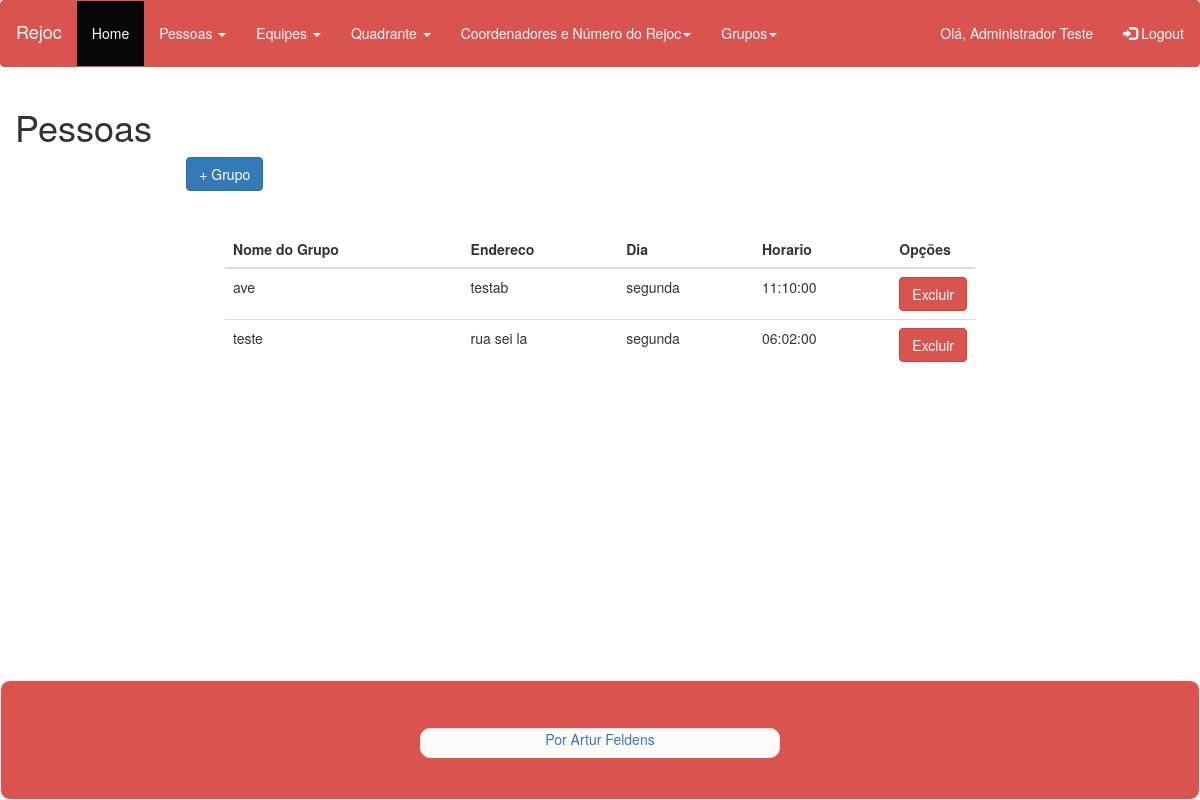
/view/grupo/ (signed in), run on the app's committed database.
### tables this page shows
CREATE TABLE IF NOT EXISTS `grupos` (
  `id_grupo` int(11) NOT NULL AUTO_INCREMENT,
  `endereco_grupo` varchar(50) NOT NULL,
  `horario` time NOT NULL,
  `dia` varchar(50) NOT NULL,
  `nome_grupo` varchar(50) NOT NULL,
  PRIMARY KEY (`id_grupo`)
);

### model/dataBase.php (called while the page is built, shortened)
<?php
class Database {
    private $connection;
    function __construct()
    {
        $database = [
            'server'  => 'localhost',
            'user'    => 'root',
            'password'=> '',
            'db'      => 'rejoc'
        ];
        $server   = $database['server'];
        $user     = $database['user'];
        $password = $database['password'];
        $db       = $database['db'];
        $this->connection = mysqli_connect($server,$user,$password,$db);
    }
    public function getConnection()
    {
        return $this->connection;
    }
}

### model/grupoModel.php (called while the page is built, shortened)
<?php
require_once "dataBase.php";
class grupoModel {
     function listaTodos()
    {
        $obj = new Database();
        $sql = "SELECT * FROM grupos g ";
        $result = mysqli_query($obj->getConnection(), $sql);
        $grupoArray = array();
        while($grupo= mysqli_fetch_assoc($result)){
            $grupoArray[] = $grupo;
        }
        return $grupoArray;
    }
}

### view/grupo/index.php (the view)
<?php include "../../view/layout/header.php";
require_once "../../model/grupoModel.php";
?>
    <h1 >
        Pessoas
    </h1>
    <div class="col-lg-9 ">
        <div class="col-lg-4 col-lg-push-2">
               <a href="adicionar.php"><button type="button" class="btn btn-primary">+ Grupo</button></a>
        </div>
    </div>
   <div class="col-lg-8 col-lg-push-2" style="padding-bottom:150px">
             <table style="margin-top:40px" class="table">
                <thead>
                <tr>
                    <th>Nome do Grupo</th>
                    <th>Endereco</th>
                    <th>Dia</th>
                    <th>Horario</th>
                    <th>Opções</th>
                </tr>
                </thead>
                <tbody>
                <?php
                $obj = new grupoModel();
                $grupoArray = $obj->listaTodos();
                foreach($grupoArray as $linha){ ?>
                    <tr>
                                        <td> <?php print $linha["nome_grupo"]; ?></td>
                                        <td> <?php print $linha["endereco_grupo"]; ?></td>
                                        <td> <?php print $linha["dia"]; ?></td>
                                        <td> <?php print $linha["horario"]; ?></td>
                                        <td align="center" width="70">
                                             <form action="../../controller/grupoController.php?action=1&id=<?php echo $linha['id_grupo'];?>" method="POST" >
                                                     <button type="submit" class="btn btn-danger">Excluir</button>
                                             </form>
                                        </td>
                     </tr>
               <?php } ?>
                </tbody>
            </table>
    </div>
<?php include "../../view/layout/footer.php"; ?>

### data on the page
grupos: nome_grupo "ave", endereco_grupo "testab", dia "segunda", horario "11:10:00"
grupos: nome_grupo "teste", endereco_grupo "rua sei la", dia "segunda", horario "06:02:00"

### other printed values
$_SESSION['UsuarioNome'] "Administrador Teste"
